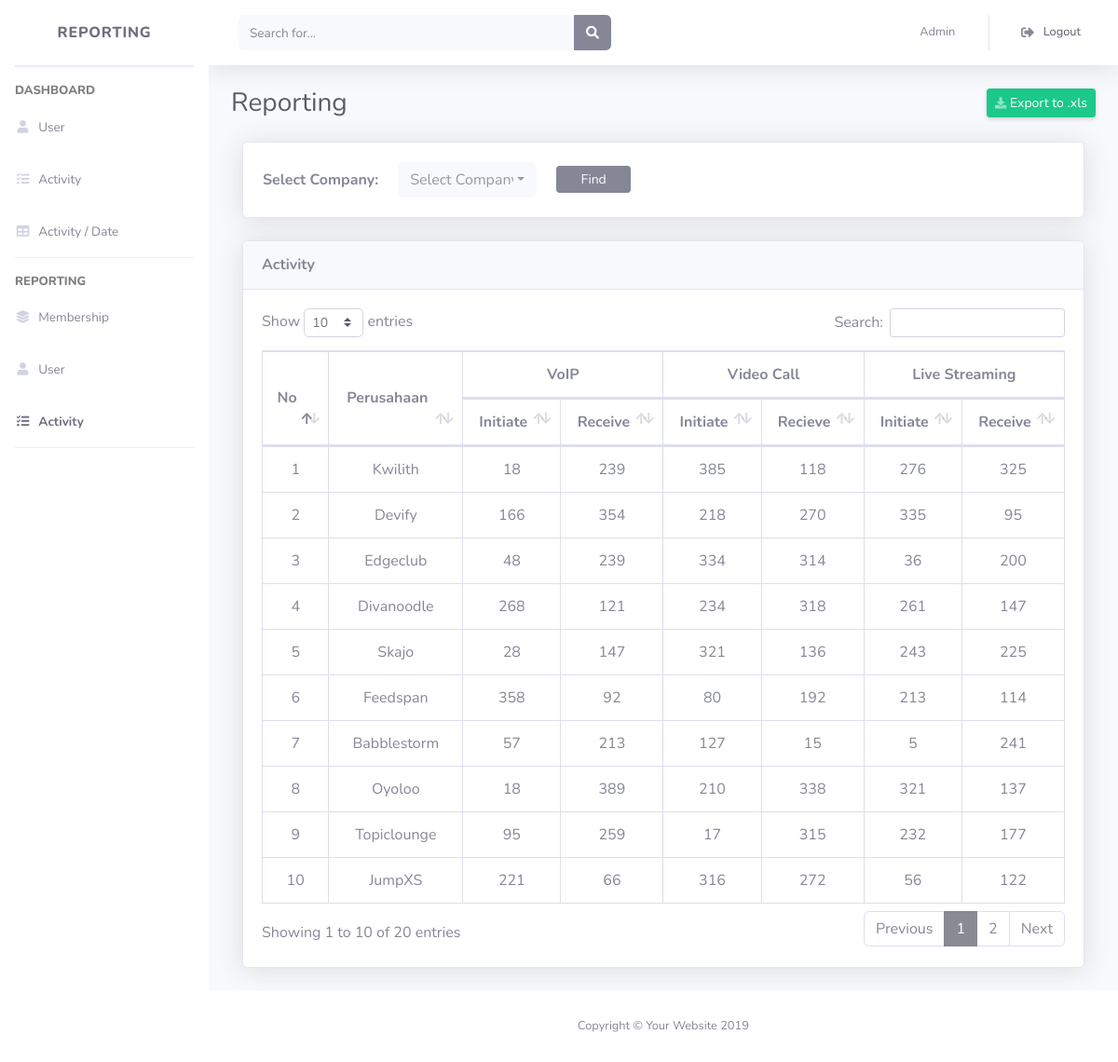
The app's page /activity_reporting.php (signed in) with its own data.
### tables this page shows
CREATE TABLE `company` (
  `id_company` int(10) NOT NULL,
  `name` varchar(100) NOT NULL
);

CREATE TABLE `voip` (
  `id` int(20) NOT NULL,
  `id_sender` int(10) NOT NULL,
  `id_receiver` int(10) NOT NULL,
  `date` datetime NOT NULL DEFAULT CURRENT_TIMESTAMP
);

CREATE TABLE `vidio` (
  `id` int(20) NOT NULL,
  `id_sender` int(10) NOT NULL,
  `id_receiver` int(10) NOT NULL,
  `date` datetime NOT NULL DEFAULT CURRENT_TIMESTAMP
);

CREATE TABLE `live_streaming` (
  `id` int(20) NOT NULL,
  `id_sender` int(10) NOT NULL,
  `id_receiver` int(10) NOT NULL,
  `date` datetime NOT NULL DEFAULT CURRENT_TIMESTAMP
);

### function/dbcontroller.php (called while the page is built, shortened)
<?php
class DBController {
	private $host = "localhost";
	private $user = "root";
	private $password = "password";
	private $database = "reporting";
	private $conn;
	function __construct() {
		$this->conn = $this->connectDB();
	}
	function connectDB() {
		$conn = mysqli_connect($this->host,$this->user,$this->password,$this->database);
		mysqli_set_charset($conn,"utf8");
		return $conn;
	}
	function runQueryA($query) {
		$result = mysqli_query($this->conn,$query);
		if(!empty($result))
		{
			$resultset = array();
			while($row = mysqli_fetch_array($result))
			{
				$resultset[] = $row;
			}
			return $resultset;
		}
		else return NULL;
	}
}
?>

### function/f_activity_report.php (the view, shortened to what this page needs)
<?php
require_once ("dbcontroller.php");
$tableContent = '';
$company = '';
$number = 1;
$db_handle = new DBcontroller();
$query_ws = "SELECT
                v1.name,
                v2.id_sender,
                v2.id_receiver,
                v3.id_sender,
                v3.id_receiver,
                v4.id_sender,
                v4.id_receiver
            FROM company v1,
                voip v2,
                vidio v3,
                live_streaming v4
            WHERE v1.id_company = v2.id AND
                v1.id_company = v3.id AND
                v1.id_company = v4.id";
$res_ws = $db_handle -> runQueryA($query_ws);
if(isset ($_POST['search'])){
    if(isset($_POST['company'])) $company = $_POST['company'];
    $tableContent = '';
    $query_search = "SELECT
                        v1.name,
                        v2.id_sender,
                        v2.id_receiver,
                        v3.id_sender,
                        v3.id_receiver,
                        v4.id_sender,
                        v4.id_receiver
                    FROM company v1,
                        voip v2,
                        vidio v3,
                        live_streaming v4
                    WHERE v1.id_company = v2.id AND
                        v1.id_company = v3.id AND
                        v1.id_company = v4.id AND
                        v1.id_company like '$company'";
    $res_search = $db_handle -> runQueryA($query_search);
    if (!empty($res_search)) foreach ($res_search as $column){
        $tableContent = $tableContent.'<tr>'.
        '<td align="center">'.$number.'</td>'.
        '<td align="center">'.$column[0].'</td>'.
        '<td align="center">'.$column[1].'</td>'.
        '<td align="center">'.$column[2].'</td>'.
        '<td align="center">'.$column[3].'</td>'.
        '<td align="center">'.$column[4].'</td>'.
        '<td align="center">'.$column[5].'</td>'.
        '<td align="center">'.$column[6].'</td>'.
        '</tr>';
        $number++;
    }
}
else{
    foreach($res_ws as $column){
        $tableContent = $tableContent.'<tr>'.
        '<td align="center">'.$number.'</td>'.
        '<td align="center">'.$column[0].'</td>'.
        '<td align="center">'.$column[1].'</td>'.
        '<td align="center">'.$column[2].'</td>'.
        '<td align="center">'.$column[3].'</td>'.
        '<td align="center">'.$column[4].'</td>'.
        '<td align="center">'.$column[5].'</td>'.
        '<td align="center">'.$column[6].'</td>'.
        '</tr>';
        $number++;
    }
}
?>

### activity_reporting.php (shortened to what this page needs)
<?php
$currentPage = "activity_reporting";
include 'function/f_activity_report.php';
?>
<!DOCTYPE html>
<html lang="en">
<?php include 'head.php';?>
<body id="page-top">
  <div id="wrapper">
    <?php include 'sidebar.php';?>
    <div id="content-wrapper" class="d-flex flex-column">
      <div id="content">
        <?php include 'topbar.php';?>
        <div class="container-fluid">
          <div class="d-sm-flex align-items-center justify-content-between mb-4">
            <h1 class="h3 mb-0 text-gray-800">Reporting</h1>
            <form method="post" action="export2.php">
              <button type="submit"class="d-none d-sm-inline-block btn btn-sm btn-success shadow-sm" name="activity"><i class="fas fa-download fa-sm text-white-50"></i>
                Export to .xls
              </button>
            </form>
          </div>
          <link href="vendor/datatables/dataTables.bootstrap4.min.css" rel="stylesheet">
          <div class="col-xl-12 col-lg-12">
              <div id="company-list">
                <div class="card shadow mb-4">
                  <div class="card-body">
                    <form action="activity_reporting.php" method="POST">
                      <table>
                        <tr>
                          <th>Select Company:</th>
                          <th style="padding-left: 20px;">
                            <select name="company" class="selectpicker" data-width="auto" onChange="getdivision(this.value)">
                              <option value="">Select Company</option>
                            </select>
                          </th>
                          <th style="padding-left: 20px;">
                            <input class="btn btn-secondary btn-icon-split btn-sm" style="width: 80px; padding-top: 3px; padding-bottom: 3px;"
                              type="submit" name="search" value="Find">
                          </th>
                        </tr>
                      </table>
                    </form>
                  </div>
                </div>
              </div>
            </div>
          <div class="col-xl-12 col-lg-12">
              <div class="card shadow mb-4">
                <div class="card-header py-3">
                  <h6 class="m-0 font-weight-bold text-secondary">Activity</h6>
                </div>
                <div class="card-body">
                  <div class="table-responsive">
                    <table class="table table-bordered" id="dataTable" width="100%" cellspacing="0">
                      <thead>
                        <tr>
                          <th rowspan="2" style="vertical-align:middle; text-align:center">No</th>
                          <th rowspan="2" style="vertical-align:middle; text-align:center">Perusahaan</th>
                          <th colspan="2" style="text-align:center">VoIP</th>
                          <th colspan="2" style="text-align:center">Video Call</th>
                          <th colspan="2" style="text-align:center">Live Streaming</th>
                        </tr>
                        <tr>
                          <th style="text-align:center">Initiate</th>
                          <th style="text-align:center">Receive</th>
                          <th style="text-align:center">Initiate</th>
                          <th style="text-align:center">Recieve</th>
                          <th style="text-align:center">Initiate</th>
                          <th style="text-align:center">Receive</th>
                        </tr>
                      </thead>
                      <tbody>
                        <?php echo $tableContent; ?>
                      </tbody>
                    </table>
                  </div>
                </div>
              </div>
            </div>
          </div>
          <footer class="sticky-footer bg-white">
            <div class="container my-auto">
              <div class="copyright text-center my-auto">
                <span>Copyright &copy; Your Website 2019</span>
              </div>
            </div>
          </footer>
        </div>
      </div>
</body>
</html>

### head.php (shortened to what this page needs)
<head>
  <link href="vendor/fontawesome-free/css/all.min.css" rel="stylesheet" type="text/css">
  <link href="css/sb-admin-2.min.css" rel="stylesheet">
  <link href="vendor/c3/c3.css" rel="stylesheet">
  <link rel="stylesheet" href="vendor/select/dist/css/bootstrap-select.min.css">
  <link href="vendor/gijgo/gijgo.min.css" rel="stylesheet" type="text/css" />
</head>

### sidebar.php (shortened to what this page needs)
<ul class="navbar-nav bg-white sidebar sidebar-light accordion" id="accordionSidebar">
  <a class="sidebar-brand d-flex align-items-center justify-content-center" href="user.php">
    <div class="sidebar-brand-text mx-3">Reporting</div>
  </a>
  <hr class="sidebar-divider my-0">
  <hr class="sidebar-divider">
  <div class="sidebar-heading">
    <font size="2" color="gray">Dashboard</font>
  </div>
  <li class="nav-item <?php if ($currentPage === "user") print('active')?>">
    <a class="nav-link" href="user.php">
      <i class="fas fa-fw fa-user"></i>
      <span>User</span></a>
  </li>
  <li class="nav-item <?php if ($currentPage === "activity") print('active')?>">
    <a class="nav-link" href="activity.php">
      <i class="fas fa-fw fa-tasks"></i>
      <span>Activity</span></a>
  </li>
  <li class="nav-item <?php if ($currentPage === "activity_date") print('active')?>">
    <a class="nav-link" href="activity_date.php">
      <i class="fas fa-fw fa-table"></i>
      <span>Activity / Date</span></a>
  </li>
  <hr class="sidebar-divider">
  <div class="sidebar-heading">
    <font size="2" color="gray">Reporting</font>
  </div>
  <li class="nav-item <?php if ($currentPage === "membership") print('active')?>">
    <a class="nav-link" href="membership.php">
      <i class="fas fa-fw fa-layer-group"></i>
      <span>Membership</span></a>
  </li>
  <li class="nav-item <?php if ($currentPage === "user_reporting") print('active')?>">
    <a class="nav-link" href="user_reporting.php">
      <i class="fas fa-fw fa-user"></i>
      <span>User</span></a>
  </li>
  <li class="nav-item <?php if ($currentPage === "activity_reporting") print('active')?>">
    <a class="nav-link" href="activity_reporting.php">
      <i class="fas fa-fw fa-tasks"></i>
      <span>Activity</span></a>
  </li>
  <hr class="sidebar-divider d-none d-md-block">
</ul>

### topbar.php (shortened to what this page needs)
<nav class="navbar navbar-expand navbar-light bg-white topbar mb-4 static-top shadow">
  <form class="d-none d-sm-inline-block form-inline mr-auto ml-md-3 my-2 my-md-0 mw-100 navbar-search">
    <div class="input-group">
      <input type="text" class="form-control bg-light border-0 small" placeholder="Search for..." aria-label="Search" aria-describedby="basic-addon2">
      <div class="input-group-append">
        <button class="btn btn-secondary" type="button">
          <i class="fas fa-search fa-sm"></i>
        </button>
      </div>
    </div>
  </form>
  <ul class="navbar-nav ml-auto">
    <li class="nav-item dropdown no-arrow">
      <a class="nav-link dropdown-toggle" id="userDropdown" role="button" data-toggle="dropdown" aria-haspopup="true" aria-expanded="false">
        <span class="mr-2 d-none d-lg-inline text-gray-600 small"><?php
                    echo $_SESSION['name'];
                    ?>
        </span>
      </a>
    </li>
    <li class="nav-item dropdown no-arrow mx-1">
      <a class="nav-link dropdown-toggle" href="#" data-toggle="modal" data-target="#logoutModal">
      <i class="fas fa-sign-out-alt fa-sm fa-fw mr-2 text-gray-600"></i>
          <span class="mr-2 d-none d-lg-inline text-gray-800 small">
          Logout
        </span>
      </a>
    </li>
  </ul>
</nav>

### records on screen
company: name "Kwilith"
voip: id_sender "18", id_receiver "239"
vidio: id_sender "385", id_receiver "118"
live_streaming: id_sender "276", id_receiver "325"
company: name "Devify"
voip: id_sender "166", id_receiver "354"
vidio: id_sender "218", id_receiver "270"
live_streaming: id_sender "335", id_receiver "95"
company: name "Edgeclub"
voip: id_sender "48", id_receiver "239"
vidio: id_sender "334", id_receiver "314"
live_streaming: id_sender "36", id_receiver "200"
company: name "Divanoodle"
voip: id_sender "268", id_receiver "121"
vidio: id_sender "234", id_receiver "318"
live_streaming: id_sender "261", id_receiver "147"
company: name "Skajo"
voip: id_sender "28", id_receiver "147"
vidio: id_sender "321", id_receiver "136"
live_streaming: id_sender "243", id_receiver "225"
company: name "Feedspan"
voip: id_sender "358", id_receiver "92"
vidio: id_sender "80", id_receiver "192"
live_streaming: id_sender "213", id_receiver "114"
company: name "Babblestorm"
voip: id_sender "57", id_receiver "213"
vidio: id_sender "127", id_receiver "15"
live_streaming: id_sender "5", id_receiver "241"
company: name "Oyoloo"
voip: id_sender "18", id_receiver "389"
vidio: id_sender "210", id_receiver "338"
live_streaming: id_sender "321", id_receiver "137"
company: name "Topiclounge"
voip: id_sender "95", id_receiver "259"
vidio: id_sender "17", id_receiver "315"
live_streaming: id_sender "232", id_receiver "177"
company: name "JumpXS"
voip: id_sender "221", id_receiver "66"
vidio: id_sender "316", id_receiver "272"
live_streaming: id_sender "56", id_receiver "122"

### other values on screen
$_SESSION['name'] "Admin"
